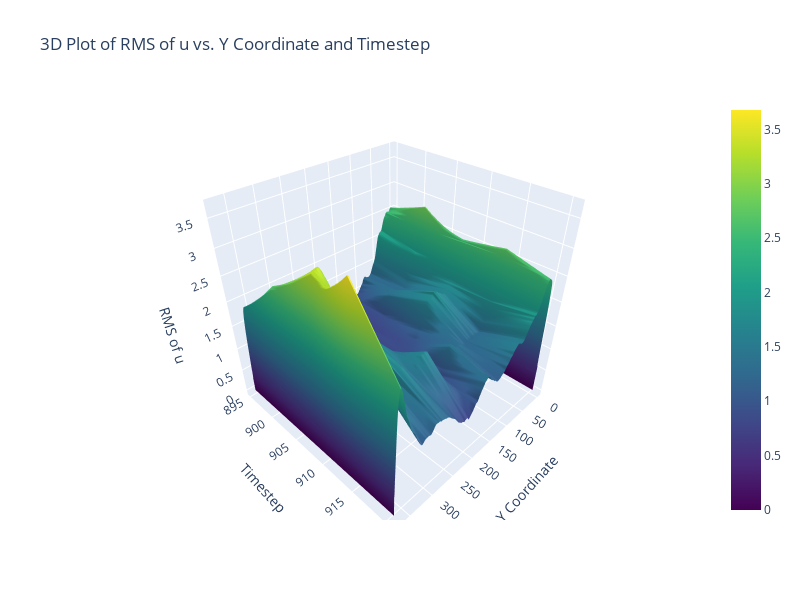

The notebook cell saved with this chart:
### Markdown cell above
From this plot, it's clear that the statistics stabilize after a certain timestep.

### Code cell
import pandas as pd
import numpy as np
import plotly.graph_objects as go

def plot_3d_u_rms_interactive(data_process):
    """
    Generates an interactive 3D plot of the rms of the u velocity component, averaged over x and z,
    as a function of the y coordinate and timestep using Plotly.

    Parameters:
    - data_process (list of tuples): Each tuple contains a timestep (float) and a DataFrame with spatial coordinates
      (x, y, z) and velocity components (U, V, W, u, v, w).

    Returns:
    - An interactive 3D plot of u's rms as a function of y and timestep.
    """
    rms_data = []

    # Process data for each timestep to calculate the rms of u
    for timestep, df in data_process:
        # Calculate rms of u over x and z for each y level
        # Fix: directly calculating on grouped data to avoid the deprecation warning
        grouped = df.groupby('y').agg(u_rms=('u', lambda x: np.sqrt((x**2).mean()))).reset_index()
        grouped['timestep'] = timestep
        rms_data.append(grouped)
    
    # Combine all timestep data into one DataFrame
    rms_df = pd.concat(rms_data)
    
    # Pivot the DataFrame to format it suitably for 3D plotting
    pivoted_data = rms_df.pivot(index='y', columns='timestep', values='u_rms')
    
    # Create a meshgrid for plotting, aligning y coordinates with timesteps and u_rms values
    Y, T = np.meshgrid(pivoted_data.index, pivoted_data.columns)
    U_rms = pivoted_data.values.T  # Transpose for correct dimension alignment

    # Setup the figure for 3D surface plotting
    fig = go.Figure(data=[go.Surface(x=Y, y=T, z=U_rms, colorscale='Viridis', name='RMS of u')])
    fig.update_layout(
        title='3D Plot of RMS of u vs. Y Coordinate and Timestep',
        scene=dict(
            xaxis_title='Y Coordinate',
            yaxis_title='Timestep',
            zaxis_title='RMS of u'
        ),
        autosize=True,
        width=800,
        height=600
    )

    # Display the interactive plot
    fig.show()

# Application 
plot_3d_u_rms_interactive(data_process)

### Figure 1 — Plotly figure (JSON) as saved in the notebook; plotly's stock layout.template omitted (floating-point values rounded to 4 significant figures; data arrays with more than 128 entries replaced by an {"elided": "..."} marker saying what was removed)
{"data": [{"colorscale": [[0, "#440154"], [0.1111, "#482878"], [0.2222, "#3e4989"], [0.3333, "#31688e"], [0.4444, "#26828e"], [0.5556, "#1f9e89"], [0.6667, "#35b779"], [0.7778, "#6ece58"], [0.8889, "#b5de2b"], [1, "#fde725"]], "name": "RMS of u", "type": "surface", "x": {"elided": "5x193 float values"}, "y": {"elided": "5x193 float values"}, "z": {"elided": "5x193 float values"}}], "layout": {"autosize": true, "height": 600, "scene": {"aspectmode": "auto", "aspectratio": {"x": 1, "y": 1, "z": 1}, "xaxis": {"title": {"text": "Y Coordinate"}, "type": "linear"}, "yaxis": {"title": {"text": "Timestep"}, "type": "linear"}, "zaxis": {"title": {"text": "RMS of u"}, "type": "linear"}}, "title": {"text": "3D Plot of RMS of u vs. Y Coordinate and Timestep"}, "width": 800}}
